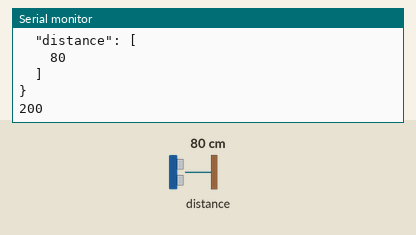
A sketch run on a simulated ESP8266 (NodeMCU). Parts: the last lines printed to the serial monitor. The test bench sets the inputs (shaded band); at power-on: distance to the obstacle 80 cm. WiFi joins after 1.5 s; servers stay silent unless stated; uploads are accepted with an empty reply.

Above: at 3.2 s.
3.3 s: distance to the obstacle set to 2 cm
At 3.46 s:
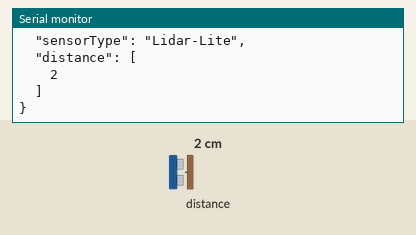
4.8 s: distance to the obstacle set to 4 cm
At 6.46 s:
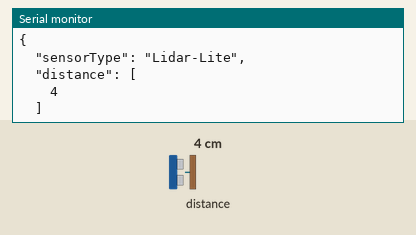
Timing chart, 0 to 8.0 s (numbered marks = the images above; inputs shaded):
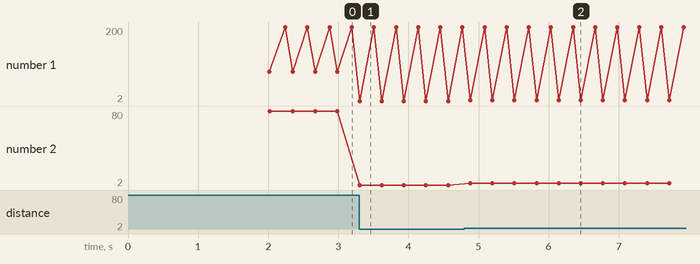

Measured:
- after the input at 3.3 s, the serial monitor: prints a new line at once (image 1)
- after the input at 4.8 s, the serial monitor: prints a new line after 0.08 s (image 2)
- plotted number 1: 200 → 4 after the input at 4.8 s
- plotted number 2: 2 → 4 after the input at 4.8 s

The sketch:

lidar-lite-JSON.ino
```cpp
/**
 * 10/22/18
 * Read distance from LIDAR-Lite v3 over I2C
 *
 * See the Operation Manual for wiring diagrams and more information:
 * http://static.garmin.com/pumac/LIDAR_Lite_v3_Operation_Manual_and_Technical_Specifications.pdf
 */

#include <Wire.h>
#include <LIDARLite.h>
#include <ArduinoJson.h> //Using library version 5.13.3
#include <ESP8266WiFi.h>
#include <ESP8266HTTPClient.h>

// Globals
const char* ssid     = "HPU-Guest"; // The SSID (name) of the Wi-Fi network you want to connect to
const char* password = "";
const char* server = "http://192.168.1.1:88";
LIDARLite lidarLite;
int cal_cnt = 0;
const unsigned long HTTP_TIMEOUT = 10000;
const size_t MAX_CONTENT_SIZE = 512;
const char* resource = "/json-post-example";
/*Stuff for averaging
 *
const int numReadings = 10;
int readings[numReadings];      // the readings from the analog input
int readIndex = 0;              // the index of the current reading
int total = 0;                  // the running total
int average = 0; */
void setup()
{
   Serial.begin(9600); // Initialize serial connection to display distance readings
   WiFi.begin(ssid, password);
   int i = 0;
   while (WiFi.status() != WL_CONNECTED) { // Wait for the Wi-Fi to connect
      delay(1000);
      Serial.print(++i); Serial.print(' ');
  }

  Serial.println('\n');
  Serial.println("Connection established!");
  lidarLite.begin(0, true); // Set configuration to default and I2C to 400 kHz
  lidarLite.configure(0); // Change this number to try out alternate configurations
}

void loop()
{

    if (WiFi.status() == WL_CONNECTED) { //Check WiFi connection status
         int dist;
         // At the beginning of every 100 readings,
         // take a measurement with receiver bias correction
        if ( cal_cnt == 0 ) {
           dist = lidarLite.distance();      // With bias correction
        } else {
           dist = lidarLite.distance(false); // Without bias correction
        }
         // Increment reading counter
         cal_cnt++;
         cal_cnt = cal_cnt % 100;
         // Display distance
         Serial.println(dist);
         StaticJsonBuffer<300> JSONbuffer;   //Declaring static JSON buffer
         JsonObject& JSONencoder = JSONbuffer.createObject();

         JSONencoder["sensorType"] = "Lidar-Lite";

         JsonArray& values = JSONencoder.createNestedArray("distance"); //JSON array
         values.add(dist); //Add value to array

         char JSONmessageBuffer[300];
         JSONencoder.prettyPrintTo(JSONmessageBuffer, sizeof(JSONmessageBuffer));
         Serial.println(JSONmessageBuffer);

         HTTPClient http;    //Declare object of class HTTPClient

         http.begin("server");      //Specify request destination
         http.addHeader("Content-Type", "application/json");  //Specify content-type header

         int httpCode = http.POST(JSONmessageBuffer);   //Send the request
         String payload = http.getString();                                        //Get the response payload

         Serial.println(httpCode);   //Print HTTP return code
         Serial.println(payload);    //Print request response payload

         http.end();  //Close connection

     } else {

        Serial.println("Error in WiFi connection");

  }

  delay(100);
}
```
